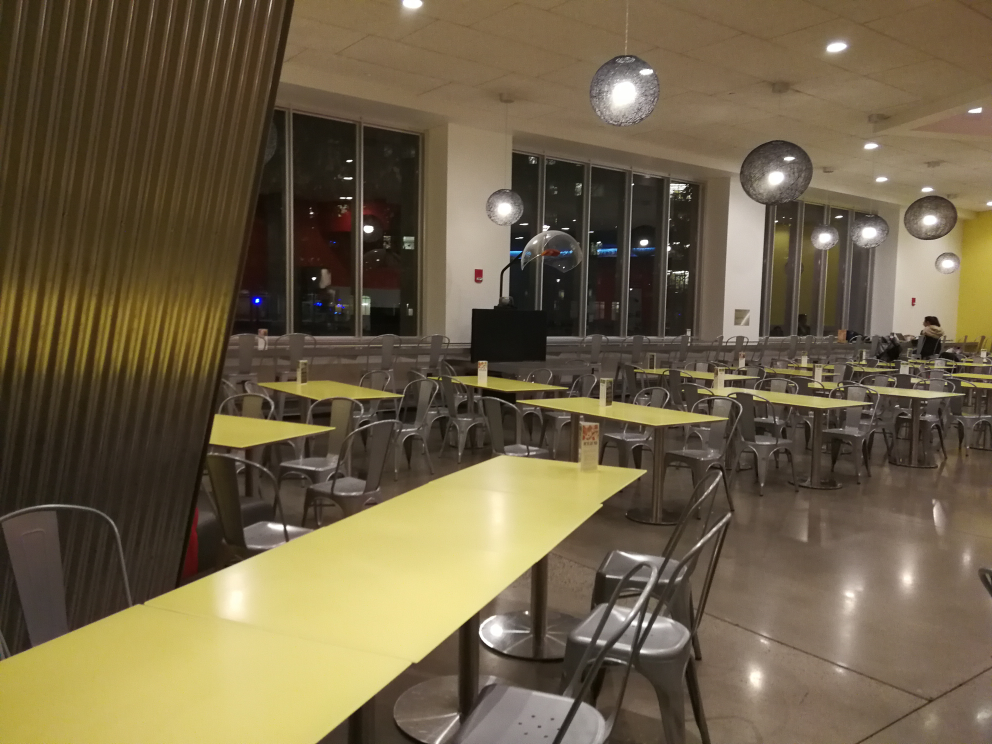
#> input picture data/val/01/02.jpg, 3968 x 2976 px (shown at 1/4 size)
$ python backup2.py
#> lines starting #> are read from the running program, lines starting #| are printed output that depends on the picture
import numpy as np
import cv2 as cv
from matplotlib import pyplot as plt
import time
import os
import logging
from displayLocation import displayLocation, leniancy_dict
logging.basicConfig(format='%(asctime)s %(message)s')

orb = cv.ORB_create()

# compute and store features
root_dir = "C:/Users/Mairead/Desktop/6.819/stataNavigation/data/train/"
features = []

# [15 lines of commented-out code are left out]

postfix = ['_L_W.JPG', '_L_E.JPG', '_L_S.JPG', '_P_N.jpg', '_P_S.jpg', '_P_NW.jpg', '_P_NE.jpg', '_P_W.jpg', '_P_E.jpg', '_P_SW.jpg', '_P_SE.jpg', '_L_N.JPG']

def index2location(idx):
    return int(idx/12) + 1

def index2file(idx):
    return str(int(idx / 12) + 1) + postfix[idx % 12]

start = time.time()


for numToMatch in range(1,13):
    correct_img = 0
    correct_location = 0
    for i in range(1,23):

        # load features:
        if i < 10:
            test_img = cv.imread('data/val/0'+str(i)+'/02.jpg',0)
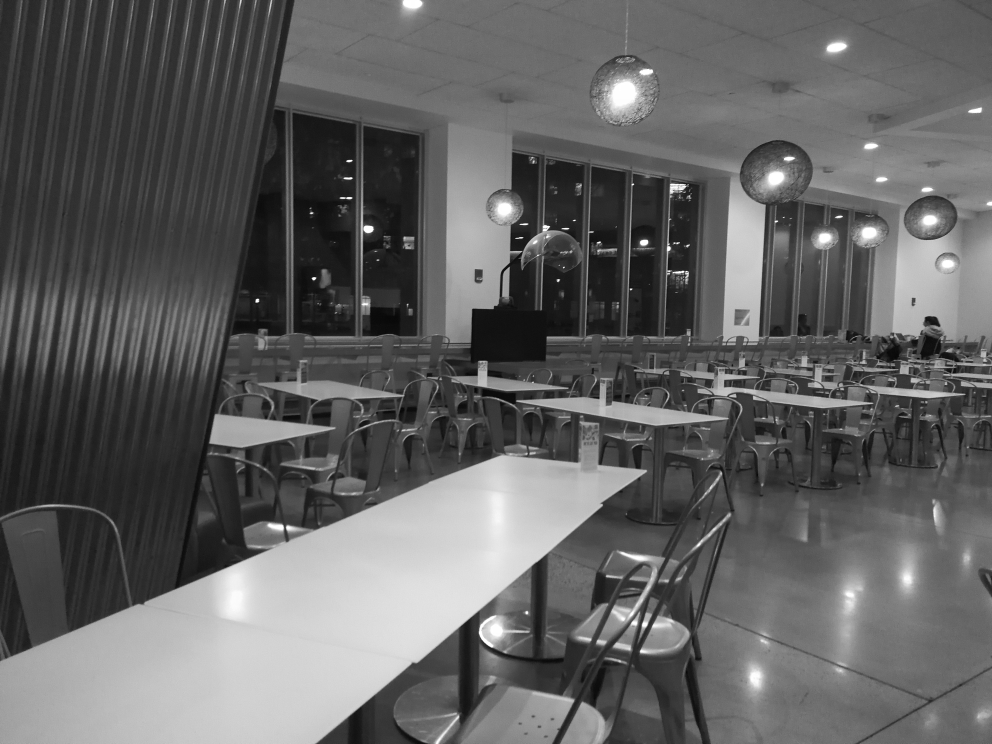
#> test_img: shape (2976, 3968) (shown at 1/4 size); min 0, max 255, mean 97.7
        else:
            test_img = cv.imread('data/val/'+str(i)+'/02.jpg',0)
        test_img = cv.resize(test_img, (0,0), fx=0.2, fy=0.2)
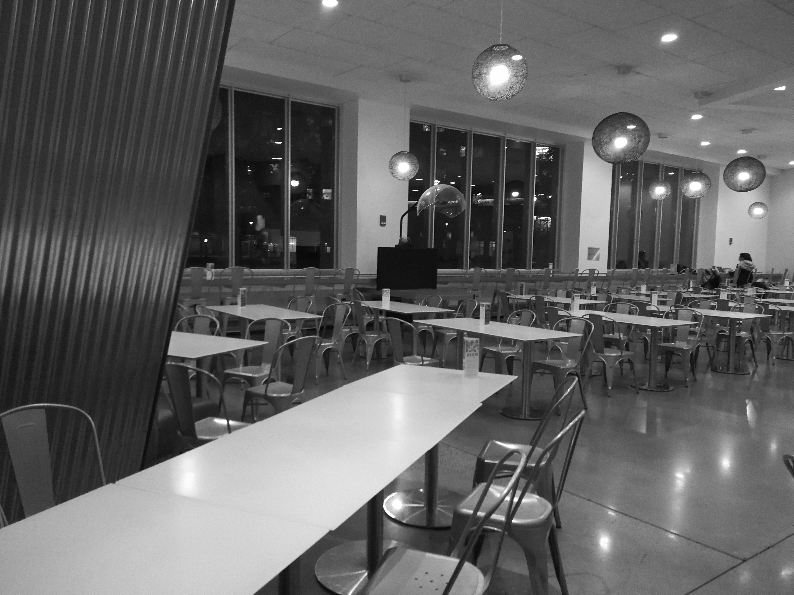
#> test_img: shape (595, 794); min 2, max 255, mean 97.7
        test_kp, test_des = orb.detectAndCompute(test_img,None)
#> test_kp = 500 keypoints; strongest (x, y, size): (205, 240, 31), (298, 183, 31), (296, 182, 37.2), (514, 192, 37.2)
#> (the run stopped early here; a loop or call above may not have finished)
